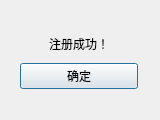
<?xml version="1.0" encoding="UTF-8"?>
<ui version="4.0">
 <class>Dialog</class>
 <widget class="QDialog" name="Dialog">
  <property name="geometry">
   <rect>
    <x>0</x>
    <y>0</y>
    <width>160</width>
    <height>120</height>
   </rect>
  </property>
  <property name="windowTitle">
   <string>成功</string>
  </property>
  <widget class="QWidget" name="layoutWidget">
   <property name="geometry">
    <rect>
     <x>20</x>
     <y>30</y>
     <width>118</width>
     <height>59</height>
    </rect>
   </property>
   <layout class="QVBoxLayout" name="verticalLayout">
    <item>
     <widget class="QLabel" name="label">
      <property name="text">
       <string>注册成功！</string>
      </property>
      <property name="alignment">
       <set>Qt::AlignCenter</set>
      </property>
     </widget>
    </item>
    <item>
     <widget class="QPushButton" name="pushButton">
      <property name="text">
       <string>确定</string>
      </property>
     </widget>
    </item>
   </layout>
  </widget>
 </widget>
 <resources/>
 <connections>
  <connection>
   <sender>pushButton</sender>
   <signal>clicked()</signal>
   <receiver>Dialog</receiver>
   <slot>close()</slot>
   <hints>
    <hint type="sourcelabel">
     <x>78</x>
     <y>72</y>
    </hint>
    <hint type="destinationlabel">
     <x>79</x>
     <y>59</y>
    </hint>
   </hints>
  </connection>
 </connections>
</ui>
